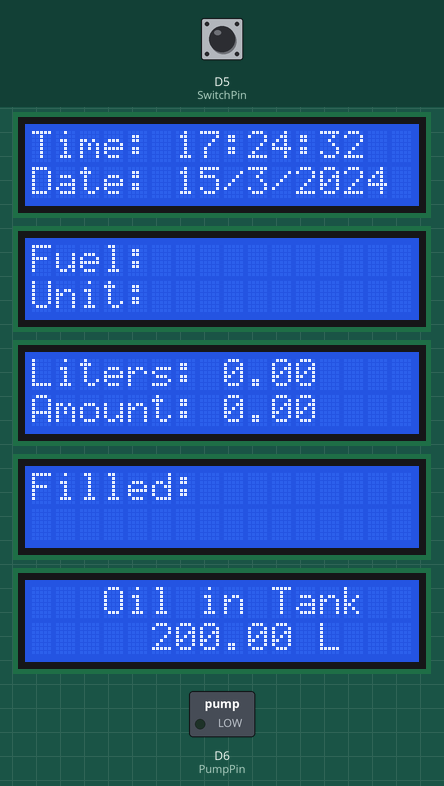
This sketch was run on a simulated ESP8266 (NodeMCU). On the bench: 5 × 16×2 character LCD, switched loads named in the sketch (green lamp = pin HIGH). Inputs (shaded band) come from the test bench; at power-on: D5 (SwitchPin) HIGH. WiFi joins after 1.5 s; servers stay silent unless stated; network time is answered at once with the bench clock; the local clock reads 2024-03-15 10:24:30 at power-on unless the sketch sets it; what the sketch prints to the serial monitor is not drawn.

Above: at 2.7 s.
At 9.6 s:
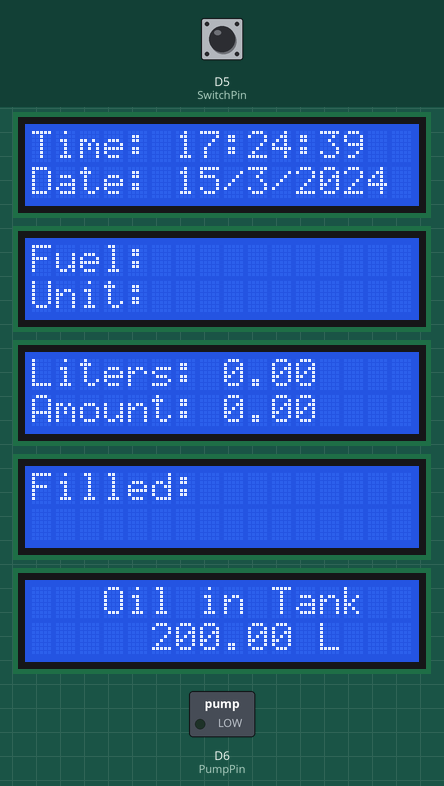
At 14.2 s:
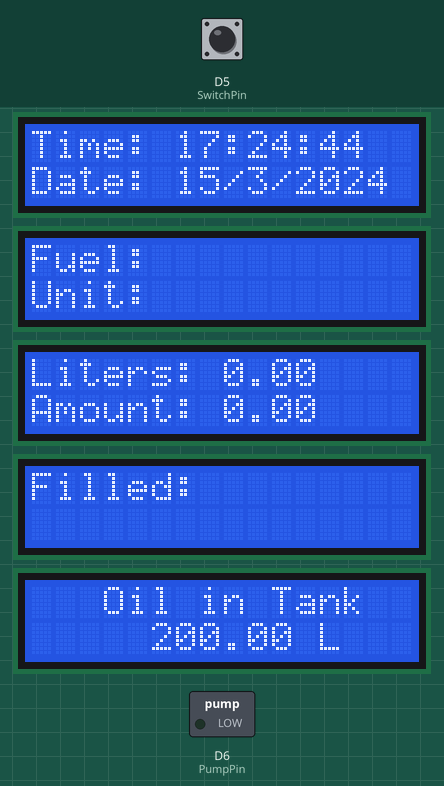
At 18.9 s:
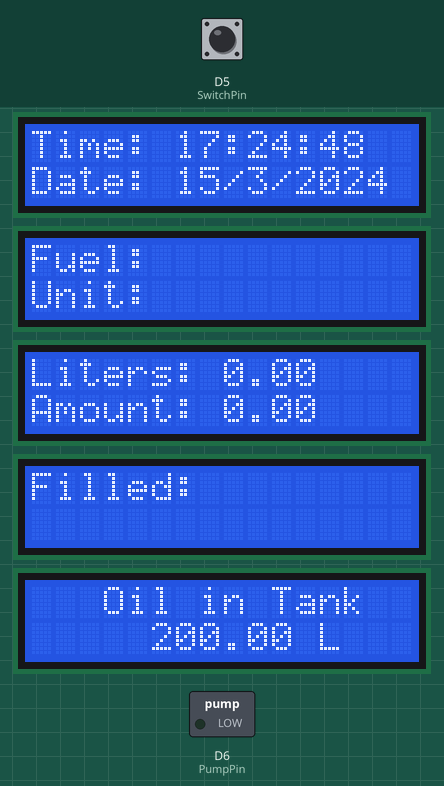
At 28.1 s:
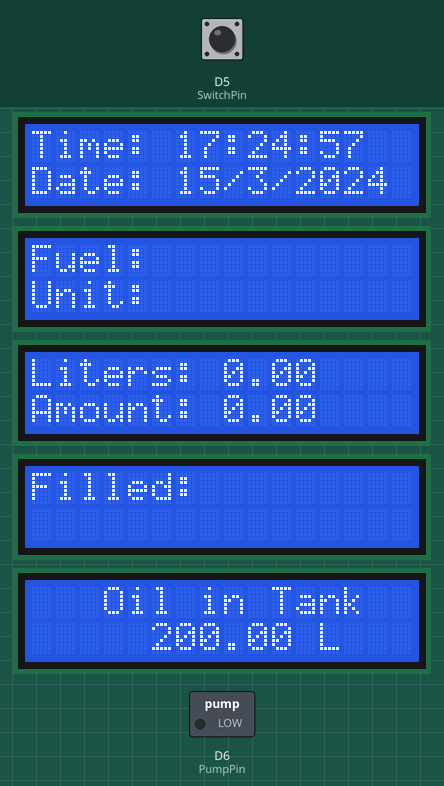
At 37.3 s:
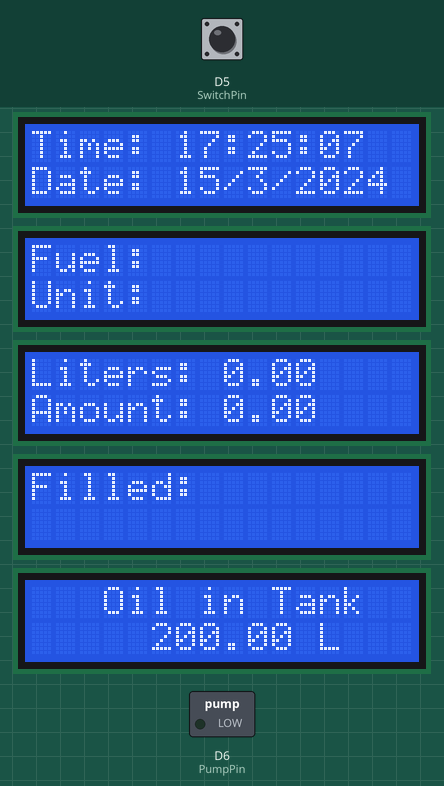

Measured:
- what the display in image 0 shows lasts 2.3 s, from 2.7 s to 5.0 s

The sketch:

QRCode.ino
```cpp
#include <ESP8266WiFi.h>
#include <ESP8266HTTPClient.h>
#include <NTPClient.h>
#include <WiFiUdp.h>
#include <Wire.h>
#include <LiquidCrystal_I2C.h>
#include <ArduinoJson.h>

const char *ssid = "NSSS";
const char *password = "Numchai1.";
WiFiUDP ntpUDP;
NTPClient timeClient(ntpUDP, "pool.ntp.org");

LiquidCrystal_I2C lcd1(0x27, 16, 2);
LiquidCrystal_I2C lcd2(0x26, 16, 2);
LiquidCrystal_I2C lcd3(0x25, 16, 2);
LiquidCrystal_I2C lcd4(0x24, 16, 2);
LiquidCrystal_I2C lcd5(0x23, 16, 2);

#define SwitchPin D5
#define PumpPin   D6
#define ON HIGH
#define OFF LOW

float receivedLiters = 0;
float totalOilInTank = 200;
String fuelName = "";
String unit = "";
float amount = 0;
bool isWaitingForButton = false;

void setup() {
    Serial.begin(115200);

    lcd1.begin();
    lcd2.begin();
    lcd3.begin();
    lcd4.begin();
    lcd5.begin();

    WiFi.begin(ssid, password);
    unsigned long startAttemptTime = millis();
    while (WiFi.status() != WL_CONNECTED && millis() - startAttemptTime < 30000) {
        delay(1000);
        Serial.println("Connecting to WiFi...");
    }
    if (WiFi.status() != WL_CONNECTED) {
        Serial.println("Failed to connect to WiFi");
        return;
    }

    timeClient.begin();
    pinMode(SwitchPin, INPUT_PULLUP);
    pinMode(PumpPin, OUTPUT);
    digitalWrite(PumpPin, OFF);
}

void loop() {
    timeClient.update();
    if (!isWaitingForButton) {
        fetchData();
    }
    LCD2();
    LCD3();
    LCD4();
    LCD5();

    int SwitchValue = digitalRead(SwitchPin);
    if (SwitchValue == LOW && receivedLiters > 0) {
        digitalWrite(PumpPin, ON);

        unsigned long fillTime = (unsigned long)(receivedLiters * 28 * 1000);

        unsigned long startTime = millis();
        while (millis() - startTime < fillTime) {
            float currentLiters = receivedLiters - ((millis() - startTime) / 1000.0) / 28.0;
            currentLiters = max(currentLiters, 0.0f);
            displayLitersIncrementally(currentLiters);
        }

        digitalWrite(PumpPin, OFF);
        totalOilInTank -= receivedLiters;
        receivedLiters = 0;
        isWaitingForButton = false;
    } else if (receivedLiters > 0) {
        isWaitingForButton = true;
    }
    LCD1();
    delay(2000);
}

void displayLitersIncrementally(float currentLiters) {
    lcd4.clear();
    lcd4.setCursor(0, 0);
    lcd4.print("Filled: ");
    lcd4.setCursor(8, 0);
    lcd4.print(currentLiters, 2);
    lcd4.print(" L     ");
    delay(1000);
}

void fetchData() {
    if (WiFi.status() == WL_CONNECTED) {
        WiFiClientSecure client;
        client.setInsecure();
        HTTPClient http;
        http.begin(client, "https://webpoo.ncwjjdx.work/data");
        http.addHeader("Content-Type", "application/json");

        int httpResponseCode = http.GET();
        if (httpResponseCode > 0) {
            String response = http.getString();
            Serial.println(httpResponseCode);
            Serial.println(response);

            DynamicJsonDocument doc(1024);
            auto error = deserializeJson(doc, response);
            if (!error) {
                fuelName = doc["fuel_name"].isNull() ? "" : doc["fuel_name"].as<String>();
                unit = doc["unit"].isNull() ? "" : doc["unit"].as<String>();
                receivedLiters = doc["liters"].isNull() ? 0.0f : doc["liters"].as<float>();
                amount = doc["amount"].isNull() ? 0.0f : doc["amount"].as<float>();

                Serial.print("Fuel Name: "); Serial.println(fuelName);
                Serial.print("Unit: "); Serial.println(unit);
                Serial.print("Received Liters: "); Serial.println(receivedLiters);
                Serial.print("Amount: "); Serial.println(amount);
            } else {
                Serial.println("JSON deserialization failed");
            }
        } else {
            Serial.print("Error on sending GET: ");
            Serial.println(httpResponseCode);
        }

        http.end();
    } else {
        Serial.println("WiFi not connected");
    }
}

void LCD1() {
    lcd1.clear();
    lcd1.setCursor(0, 0);

    time_t epochTime = timeClient.getEpochTime() + 7 * 3600;
    struct tm *timeInfo = localtime(&epochTime);

    lcd1.print("Time: ");
    lcd1.print(timeInfo->tm_hour < 10 ? "0" : "");
    lcd1.print(timeInfo->tm_hour);
    lcd1.print(":");
    lcd1.print(timeInfo->tm_min < 10 ? "0" : "");
    lcd1.print(timeInfo->tm_min);
    lcd1.print(":");
    lcd1.print(timeInfo->tm_sec < 10 ? "0" : "");
    lcd1.print(timeInfo->tm_sec);

    lcd1.setCursor(0, 1);
    lcd1.print("Date: ");
    lcd1.print(timeInfo->tm_mday);
    lcd1.print("/");
    lcd1.print(timeInfo->tm_mon + 1);
    lcd1.print("/");
    lcd1.print(timeInfo->tm_year + 1900);
}

void LCD2() {
    lcd2.clear();
    lcd2.setCursor(0, 0);
    lcd2.print("Fuel: ");
    lcd2.print(fuelName);
    lcd2.setCursor(0, 1);
    lcd2.print("Unit: ");
    lcd2.print(unit);
}

void LCD3() {
    lcd3.clear();
    lcd3.setCursor(0, 0);
    lcd3.print("Liters: ");
    lcd3.print(receivedLiters);
    lcd3.setCursor(0, 1);
    lcd3.print("Amount: ");
    lcd3.print(amount);
}

void LCD4() {
    lcd4.clear();
    lcd4.setCursor(0, 0);
    lcd4.print("Filled: ");
    lcd4.setCursor(15, 0);
}

void LCD5() {
    lcd5.clear();
    lcd5.setCursor(3, 0);
    lcd5.print("Oil in Tank");
    lcd5.setCursor(5, 1);
    lcd5.print(totalOilInTank);
    lcd5.print(" L");
}
```
